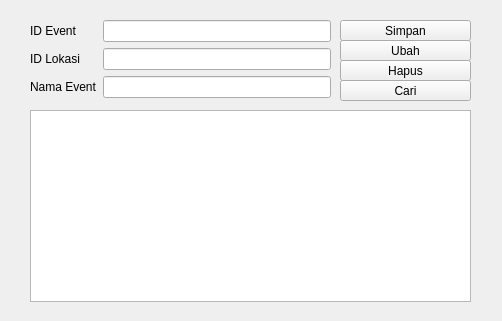
<?xml version="1.0" encoding="UTF-8"?>
<ui version="4.0">
 <class>formevent</class>
 <widget class="QWidget" name="formevent">
  <property name="geometry">
   <rect>
    <x>0</x>
    <y>0</y>
    <width>502</width>
    <height>321</height>
   </rect>
  </property>
  <property name="windowTitle">
   <string>Form</string>
  </property>
  <widget class="QWidget" name="formLayoutWidget">
   <property name="geometry">
    <rect>
     <x>30</x>
     <y>20</y>
     <width>301</width>
     <height>91</height>
    </rect>
   </property>
   <layout class="QFormLayout" name="formLayout">
    <item row="0" column="0">
     <widget class="QLabel" name="id_eventLabel">
      <property name="text">
       <string>ID Event</string>
      </property>
     </widget>
    </item>
    <item row="0" column="1">
     <widget class="QLineEdit" name="id_eventLineEdit"/>
    </item>
    <item row="1" column="0">
     <widget class="QLabel" name="id_lokasiLabel">
      <property name="text">
       <string>ID Lokasi</string>
      </property>
     </widget>
    </item>
    <item row="1" column="1">
     <widget class="QLineEdit" name="id_lokasiLineEdit"/>
    </item>
    <item row="2" column="0">
     <widget class="QLabel" name="nama_eventLabel">
      <property name="text">
       <string>Nama Event</string>
      </property>
     </widget>
    </item>
    <item row="2" column="1">
     <widget class="QLineEdit" name="nama_eventLineEdit"/>
    </item>
   </layout>
  </widget>
  <widget class="QPushButton" name="pushButton">
   <property name="geometry">
    <rect>
     <x>340</x>
     <y>20</y>
     <width>131</width>
     <height>21</height>
    </rect>
   </property>
   <property name="text">
    <string>Simpan</string>
   </property>
  </widget>
  <widget class="QPushButton" name="pushButton_2">
   <property name="geometry">
    <rect>
     <x>340</x>
     <y>40</y>
     <width>131</width>
     <height>21</height>
    </rect>
   </property>
   <property name="text">
    <string>Ubah</string>
   </property>
  </widget>
  <widget class="QPushButton" name="pushButton_3">
   <property name="geometry">
    <rect>
     <x>340</x>
     <y>60</y>
     <width>131</width>
     <height>21</height>
    </rect>
   </property>
   <property name="text">
    <string>Hapus</string>
   </property>
  </widget>
  <widget class="QPushButton" name="pushButton_4">
   <property name="geometry">
    <rect>
     <x>340</x>
     <y>80</y>
     <width>131</width>
     <height>21</height>
    </rect>
   </property>
   <property name="text">
    <string>Cari</string>
   </property>
  </widget>
  <widget class="QTableView" name="tableevent">
   <property name="geometry">
    <rect>
     <x>30</x>
     <y>110</y>
     <width>441</width>
     <height>192</height>
    </rect>
   </property>
  </widget>
 </widget>
 <resources/>
 <connections/>
</ui>
